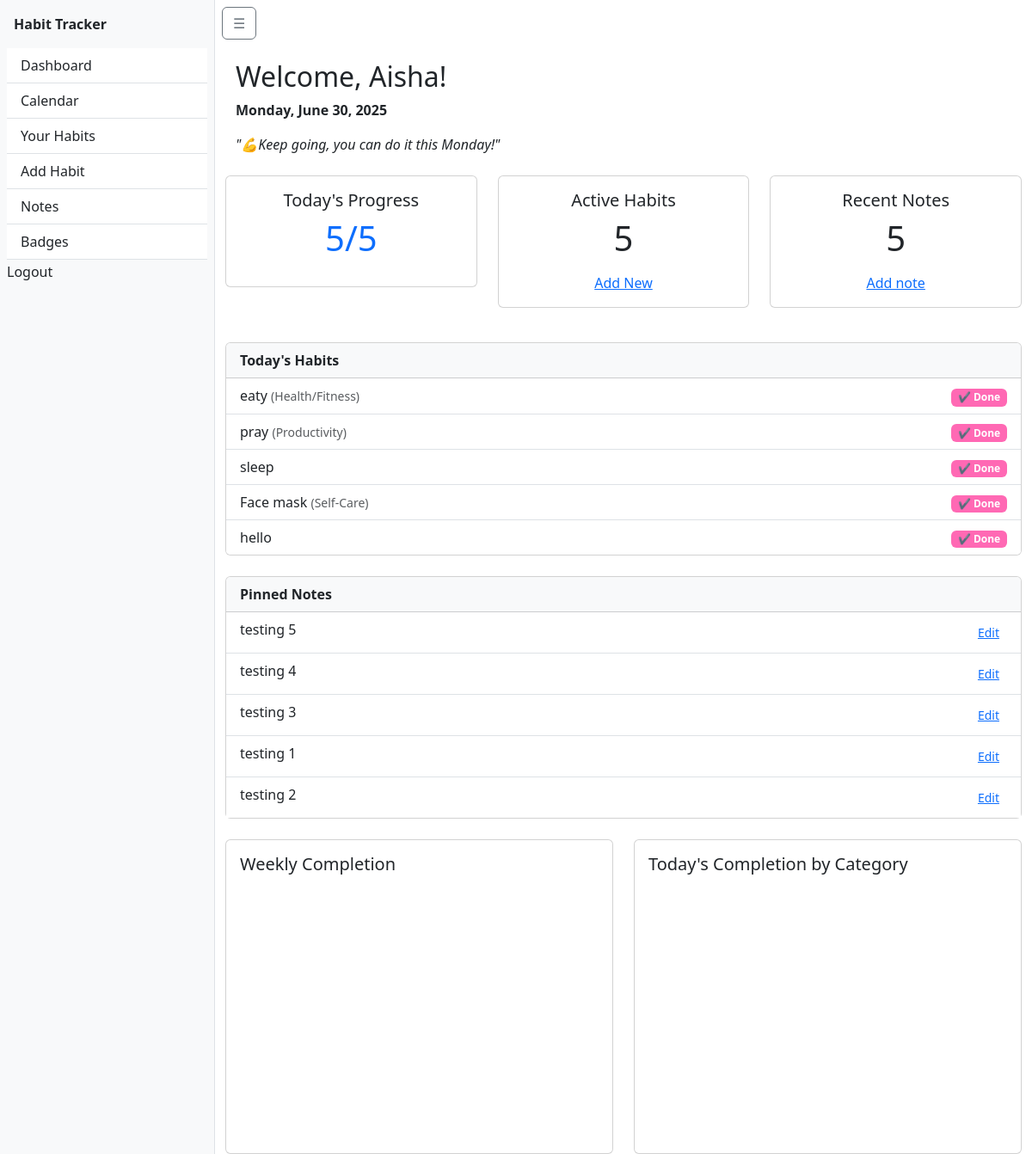
The page /habits/dashboard/ (signed in) on the database as committed earlier.
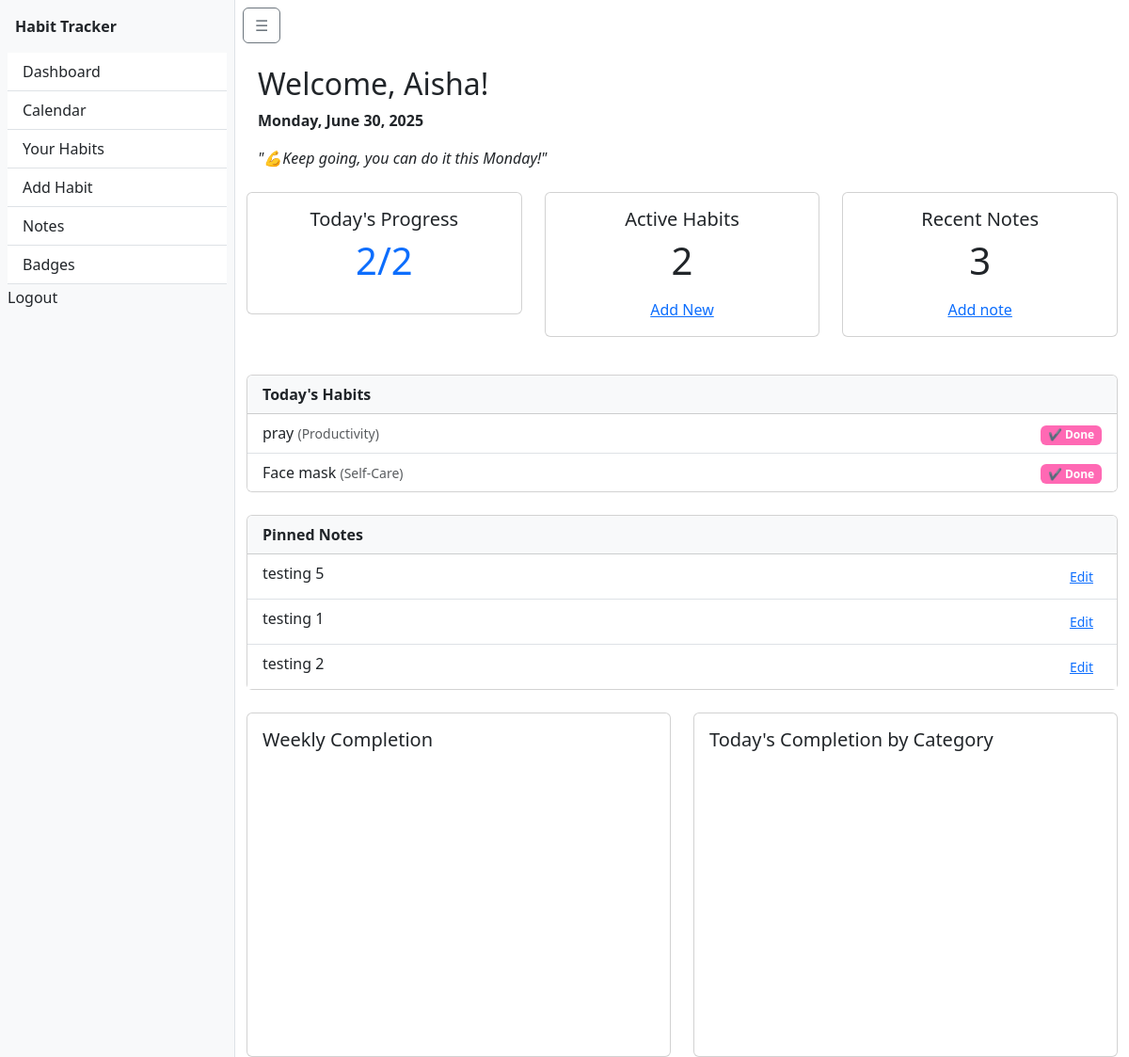
The same page on the database as committed later.
### habits/models.py (models this page shows, shortened)
class Habit(models.Model):
    CATEGORY_CHOICES = [
        ('health', 'Health/Fitness'),
        ('productivity', 'Productivity'),
        ('selfcare', 'Self-Care'),
        ('learning', 'Learning'),
        ('work', 'Work'),
        ('fun', 'Hobbies/Fun'),
    ]
    FREQUENCY_CHOICES = [
        ('daily', 'Daily'),
        ('weekly', 'Weekly'),
        ('custom', 'Custom'),
    ]
    user = models.ForeignKey(User, on_delete=models.CASCADE)
    name = models.CharField(max_length=100)  # e.g. "Drink water"
    description = models.TextField(blank=True)
    target = models.PositiveIntegerField(default=1)  # e.g. "8 glasses/day"
    frequency = models.CharField(max_length=20, choices=FREQUENCY_CHOICES, default='daily')
    category = models.CharField(max_length=50, choices=CATEGORY_CHOICES, blank=True)
    creation_date = models.DateTimeField(auto_now_add=True)
    is_template = models.BooleanField(default=False)  # For admin-curated templates
    created_by_admin = models.ForeignKey(
        User,
        on_delete=models.SET_NULL,
        null=True,
        blank=True,
        related_name='admin_habits'
    )

class Note(models.Model):
    user = models.ForeignKey(User, on_delete=models.CASCADE)
    title = models.CharField(max_length=100)
    content = models.TextField()
    is_pinned = models.BooleanField(default=False)
    updated_at = models.DateTimeField(auto_now=True)

### habits/views.py (the view)
# urls.py: path('dashboard/', dashboard, name='dashboard'),
@login_required
def dashboard(request):
    habits = Habit.objects.filter(user=request.user)
    today = date.today()
    completed_habit_ids = HabitCompletion.objects.filter(
        habit__user=request.user,
        date=today,
        completed=True
    ).values_list('habit_id', flat=True)
    for habit in habits:
        habit.status = "Done" if habit.id in completed_habit_ids else "Pending"
    start_of_week = today - timedelta(days=today.weekday())  # Monday
    week_dates = [start_of_week + timedelta(days=i) for i in range(7)]
    weekly_data = HabitCompletion.objects.filter(
        habit__user=request.user,
        date__range=[week_dates[0], week_dates[-1]],
        completed=True
    ).values('date').annotate(count=Count('id'))
    chart_labels = [d.strftime('%a') for d in week_dates]
    chart_data = [next((item['count'] for item in weekly_data if item['date'] == d), 0) for d in week_dates]
    category_data = HabitCompletion.objects.filter(
        habit__user=request.user,
        date=today,
        completed=True
    ).values('habit__category').annotate(count=Count('id'))
    category_labels = []
    category_counts = []
    category_map = dict(Habit.CATEGORY_CHOICES)
    for item in category_data:
        label = category_map.get(item['habit__category'], 'Uncategorised')
        category_labels.append(label)
        category_counts.append(item['count'])
    completed_today = len(completed_habit_ids)
    habit_count = habits.count()
    notes_count = Note.objects.filter(user=request.user).count()
    pinned_notes = Note.objects.filter(user=request.user, is_pinned=True).order_by('-updated_at')
    return render(request, 'habits/dashboard.html', {
        'habits': habits,
        'completed_today': completed_today,
        'habit_count': habit_count,
        'today': today,
        'chart_labels': json.dumps(chart_labels),
        'chart_data': json.dumps(chart_data),
        'category_labels': json.dumps(category_labels),
        'category_data': json.dumps(category_counts),
        'notes_count': notes_count,
        'pinned_notes': pinned_notes,
    })

### habits/templates/habits/dashboard.html (shortened to what this page needs)
{% extends 'habits/base.html' %}
{% block content %}
<div class="container mt-4">
    <h2>Welcome, {{ user.first_name|default:user.username }}!</h2>
    <p><strong>{{ today|date:"l, F j, Y" }}</strong></p>
  <p><em>"💪Keep going, you can do it this {{ today|date:'l' }}!"</em></p>
</div>
<div class="row mt-4">
    <div class="col-md-4 mb-3">
      <div class="card text-center">
        <div class="card-body">
          <h5 class="card-title">Today's Progress</h5>
          <p class="display-6 text-primary">{{ completed_today }}/{{ habit_count }}</p>
      </div>
    </div>
</div>
<div class="col-md-4 mb-3">
    <div class="card text-center">
      <div class="card-body">
        <h5 class="card-title">Active Habits</h5>
        <p class="display-6 text-purple">{{habit_count }}</p>
        <a href="{% url 'habits:habit_create' %}">Add New</a>
      </div>
    </div>
  </div>
<div class="col-md-4 mb-3">
    <div class="card text-center">
      <div class="card-body">
        <h5 class="card-title">Recent Notes</h5>
        <p class="display-6 text-purple">{{ notes_count }}</p>
        <a href="{% url 'habits:add_note' %}">Add note</a>
      </div>
    </div>
  </div>
</div>
<div class="card mt-4">
  <div class="card-header bg-light">
    <strong>Today's Habits</strong>
  </div>
  <ul class="list-group list-group-flush">
    {% for habit in habits %}
      <li class="list-group-item d-flex justify-content-between align-items-center">
        <div>
          {{ habit.name }}
          {% if habit.get_category_display %}
            <small class="text-muted">({{ habit.get_category_display }})</small>
          {% endif %}
        </div>
        <div>
          {% if habit.status == "Done" %}
            <span class="badge text-white" style="background-color: hotpink;">✔ Done</span>
          {% else %}
            <span class="badge bg-secondary">Pending</span>
          {% endif %}
        </div>
    {% endfor %}
  </ul>
</div>
<div class="card mt-4">
  <div class="card-header bg-light">
    <strong>Pinned Notes</strong>
  </div>
  <div style="max-height: 250px; overflow-y: auto;">
    <ul class="list-group list-group-flush">
      {% for note in pinned_notes %}
        <li class="list-group-item">
          {{ note.content|truncatewords:12 }}
          <a href="{% url 'habits:edit_note' note.pk %}" class="btn btn-sm btn-link float-end">Edit</a>
        </li>
      {% empty %}
        <li class="list-group-item">No pinned notes yet.</li>
      {% endfor %}
    </ul>
  </div>
</div>
<div class="row mt-4">
    <div class="col-md-6">
      <div class="card p-3">
        <h5>Weekly Completion</h5>
        <div id="weekly-completion-chart" style="height: 300px;"></div>
      </div>
    </div>
    <div class="col-md-6">
      <div class="card p-3">
        <h5>Today's Completion by Category</h5>
        <div id="category-completion-chart" style="height: 300px;"></div>
      </div>
    </div>
  </div>
{% endblock %}

### habits/templates/habits/base.html (shortened to what this page needs)
<!DOCTYPE html>
<html lang="en">
<head>
    {% load static %}
    <link href="https://cdn.jsdelivr.net/npm/bootstrap@5.3.0/dist/css/bootstrap.min.css" rel="stylesheet">
        <link rel="stylesheet" href="https://cdn.jsdelivr.net/npm/bootstrap@5.3.0/dist/css/bootstrap.min.css">
        <link rel="stylesheet" href="{% static 'css/styles.css' %}">
</head>
<body>
        <div id="wrapper" class="d-flex">
            {% if request.user.is_authenticated %}
            <div id="sidebar-wrapper" class="bg-light border-end" style="width: 250px; min-height: 100vh;">
                <div class="p-3 fw-bold">Habit Tracker</div>
                <div class="list-group list-group-flush px-2">
                    <a href="{% url 'habits:dashboard' %}" class="list-group-item list-group-item-action">Dashboard</a>
                    <a href="{% url 'habits:calendar' %}" class="list-group-item list-group-item-action">Calendar</a>
                    <a href="{% url 'habits:habit_list' %}" class="list-group-item list-group-item-action">Your Habits</a>
                    <a href="{% url 'habits:habit_create' %}" class="list-group-item list-group-item-action">Add Habit</a>
                    <a href="{% url 'habits:note_list' %}" class="list-group-item list-group-item-action">Notes</a>
                    <a href="{% url 'habits:badges' %}" class="list-group-item list-group-item-action">Badges</a>
        <form method="post" action="{% url 'logout' %}">
            <button type="submit" class="btn btn-link nav-link" style="display:inline; padding:0;">Logout</button>
        </form>
</div>
</div>
{% endif %}
<div id="page-content-wrapper" class="flex-grow-1">
    {% if request.user.is_authenticated %}
 <button id="menu-toggle" class="btn btn-outline-secondary m-2 d-block">
    ☰
</button>
{% endif %}
    <div class="container">
        {% block content %}
        {% endblock %}
    </div>
</div>
    </div>
</body>
</html>

### habits/static/css/styles.css (style rules this page uses)
#sidebar-wrapper { transition: margin 0.25s ease-out; }

Rows that differ between the two databases and show on the page:
removed Habit: name "eaty", category "Health/Fitness", shows "✔ Done"
removed Habit: name "sleep", shows "✔ Done"
removed Habit: name "hello", shows "✔ Done"
removed Note: content "testing 4"
removed Note: content "testing 3"
Other text that changed with them:
{{ completed_today }}: "5" → "2"
{{ habit_count }}: "5" → "2"
{{ notes_count }}: "5" → "3"
